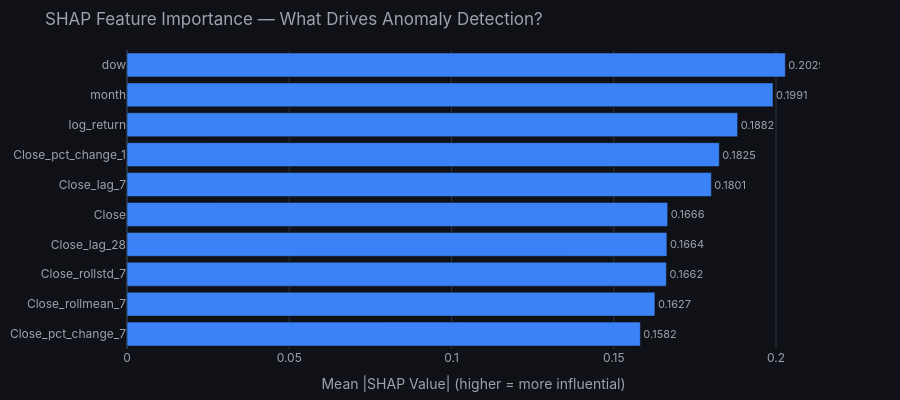
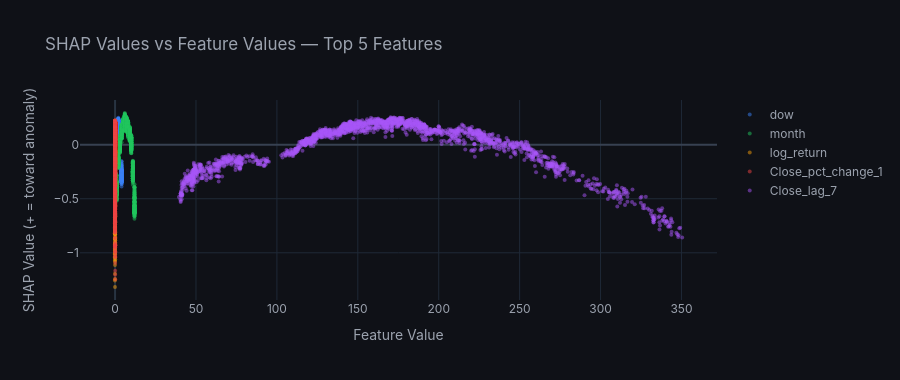

Notebook cell for these charts, in order:
### Code cell
# =========================================================
# SHAP Feature Importance + Anomaly Explanations
# =========================================================
import plotly.graph_objects as go

# Global Feature Importance
importance_df = shap_feature_importance(shap_vals, feature_cols)
print('Top features driving anomaly detection:\n')
print(importance_df.head(8).to_string(index=False))

fig_imp = go.Figure(go.Bar(
    x=importance_df['importance'].head(10),
    y=importance_df['feature'].head(10),
    orientation='h', marker_color='#3b82f6',
    text=importance_df['importance'].head(10).round(4),
    textposition='outside', textfont=dict(color='#9ca3af', size=11),
))
fig_imp.update_layout(
    title='SHAP Feature Importance — What Drives Anomaly Detection?',
    xaxis_title='Mean |SHAP Value| (higher = more influential)',
    template='plotly_dark', paper_bgcolor='#0f1117', plot_bgcolor='#0f1117',
    font=dict(family='Inter', color='#9ca3af'),
    yaxis=dict(autorange='reversed'),
    height=400, margin=dict(l=10, r=80, t=50, b=10),
)
fig_imp.show()

# Explain Top 5 Anomalous Days
explain_top_anomalies(shap_vals, df_det, feature_cols, date_col='date', target=TARGET, n=5)

# SHAP scatter: feature value vs SHAP value
shap_flat = []
for i, feat in enumerate(feature_cols):
    for row_idx in range(len(shap_vals)):
        shap_flat.append({'feature': feat,
                          'shap_value': float(shap_vals[row_idx, i]),
                          'feature_value': float(X[row_idx, i])})
shap_df = pd.DataFrame(shap_flat)
top_feats = importance_df['feature'].head(5).tolist()
fig_s = go.Figure()
colors = ['#3b82f6','#22c55e','#f59e0b','#ef4444','#a855f7']
for feat, color in zip(top_feats, colors):
    sub = shap_df[shap_df['feature'] == feat]
    fig_s.add_trace(go.Scatter(
        x=sub['feature_value'], y=sub['shap_value'],
        mode='markers', name=feat,
        marker=dict(color=color, size=4, opacity=0.5),
    ))
fig_s.update_layout(
    title='SHAP Values vs Feature Values — Top 5 Features',
    xaxis_title='Feature Value',
    yaxis_title='SHAP Value (+ = toward anomaly)',
    template='plotly_dark', paper_bgcolor='#0f1117', plot_bgcolor='#0f1117',
    font=dict(family='Inter', color='#9ca3af'),
    xaxis=dict(gridcolor='#1f2937'),
    yaxis=dict(gridcolor='#1f2937', zeroline=True, zerolinecolor='#374151'),
    height=380,
)
fig_s.show()

### Figure 1 — Plotly figure (JSON) as saved in the notebook; plotly's stock layout.template omitted (floating-point values rounded to 4 significant figures)
{"data": [{"marker": {"color": "#3b82f6"}, "orientation": "h", "text": [0.2029, 0.1991, 0.1882, 0.1825, 0.1801, 0.1666, 0.1664, 0.1662, 0.1627, 0.1582], "textfont": {"color": "#9ca3af", "size": 11}, "textposition": "outside", "type": "bar", "x": [0.2029, 0.1991, 0.1882, 0.1825, 0.1801, 0.1666, 0.1664, 0.1662, 0.1627, 0.1582], "y": ["dow", "month", "log_return", "Close_pct_change_1", "Close_lag_7", "Close", "Close_lag_28", "Close_rollstd_7", "Close_rollmean_7", "Close_pct_change_7"]}], "layout": {"font": {"color": "#9ca3af", "family": "Inter"}, "height": 400, "margin": {"b": 10, "l": 10, "r": 80, "t": 50}, "paper_bgcolor": "#0f1117", "plot_bgcolor": "#0f1117", "title": {"text": "SHAP Feature Importance — What Drives Anomaly Detection?"}, "xaxis": {"title": {"text": "Mean |SHAP Value| (higher = more influential)"}}, "yaxis": {"autorange": "reversed"}}}

### Figure 2 — Plotly figure (JSON) as saved in the notebook; plotly's stock layout.template omitted (floating-point values rounded to 4 significant figures; data arrays with more than 128 entries replaced by an {"elided": "..."} marker saying what was removed)
{"data": [{"marker": {"color": "#3b82f6", "opacity": 0.5, "size": 4}, "mode": "markers", "name": "dow", "type": "scatter", "x": {"elided": "1955 float values"}, "y": {"elided": "1955 float values"}}, {"marker": {"color": "#22c55e", "opacity": 0.5, "size": 4}, "mode": "markers", "name": "month", "type": "scatter", "x": {"elided": "1955 float values"}, "y": {"elided": "1955 float values"}}, {"marker": {"color": "#f59e0b", "opacity": 0.5, "size": 4}, "mode": "markers", "name": "log_return", "type": "scatter", "x": {"elided": "1955 float values"}, "y": {"elided": "1955 float values"}}, {"marker": {"color": "#ef4444", "opacity": 0.5, "size": 4}, "mode": "markers", "name": "Close_pct_change_1", "type": "scatter", "x": {"elided": "1955 float values"}, "y": {"elided": "1955 float values"}}, {"marker": {"color": "#a855f7", "opacity": 0.5, "size": 4}, "mode": "markers", "name": "Close_lag_7", "type": "scatter", "x": {"elided": "1955 float values"}, "y": {"elided": "1955 float values"}}], "layout": {"font": {"color": "#9ca3af", "family": "Inter"}, "height": 380, "paper_bgcolor": "#0f1117", "plot_bgcolor": "#0f1117", "title": {"text": "SHAP Values vs Feature Values — Top 5 Features"}, "xaxis": {"gridcolor": "#1f2937", "title": {"text": "Feature Value"}}, "yaxis": {"gridcolor": "#1f2937", "title": {"text": "SHAP Value (+ = toward anomaly)"}, "zeroline": true, "zerolinecolor": "#374151"}}}
